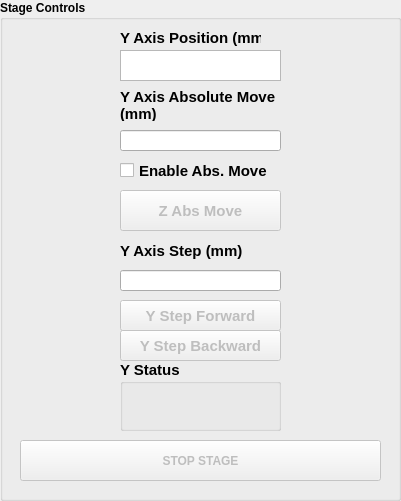
     <widget class="QGroupBox" name="groupBox">
      <property name="geometry">
       <rect>
        <x>30</x>
        <y>310</y>
        <width>401</width>
        <height>501</height>
       </rect>
      </property>
      <property name="font">
       <font>
        <weight>75</weight>
        <bold>true</bold>
       </font>
      </property>
      <property name="title">
       <string>Stage Controls</string>
      </property>
      <widget class="QGroupBox" name="groupBox_19">
       <property name="geometry">
        <rect>
         <x>120</x>
         <y>360</y>
         <width>161</width>
         <height>71</height>
        </rect>
       </property>
       <property name="font">
        <font>
         <pointsize>11</pointsize>
         <weight>75</weight>
         <bold>true</bold>
        </font>
       </property>
       <property name="title">
        <string>Y Status</string>
       </property>
       <widget class="QLabel" name="status_label_y">
        <property name="geometry">
         <rect>
          <x>10</x>
          <y>30</y>
          <width>141</width>
          <height>31</height>
         </rect>
        </property>
        <property name="font">
         <font>
          <pointsize>11</pointsize>
          <weight>50</weight>
          <bold>false</bold>
         </font>
        </property>
        <property name="text">
         <string/>
        </property>
       </widget>
      </widget>
      <widget class="QLabel" name="label_33">
       <property name="geometry">
        <rect>
         <x>120</x>
         <y>230</y>
         <width>161</width>
         <height>41</height>
        </rect>
       </property>
       <property name="font">
        <font>
         <pointsize>11</pointsize>
         <weight>75</weight>
         <bold>true</bold>
        </font>
       </property>
       <property name="text">
        <string>Y Axis Step (mm)</string>
       </property>
       <property name="wordWrap">
        <bool>true</bool>
       </property>
      </widget>
      <widget class="QCheckBox" name="y_abs_mv_ck">
       <property name="geometry">
        <rect>
         <x>120</x>
         <y>160</y>
         <width>161</width>
         <height>21</height>
        </rect>
       </property>
       <property name="font">
        <font>
         <pointsize>11</pointsize>
         <weight>75</weight>
         <bold>true</bold>
        </font>
       </property>
       <property name="text">
        <string>Enable Abs. Move</string>
       </property>
      </widget>
      <widget class="QPushButton" name="stop_bt_3">
       <property name="enabled">
        <bool>false</bool>
       </property>
       <property name="geometry">
        <rect>
         <x>20</x>
         <y>440</y>
         <width>361</width>
         <height>41</height>
        </rect>
       </property>
       <property name="font">
        <font>
         <weight>75</weight>
         <bold>true</bold>
        </font>
       </property>
       <property name="text">
        <string>STOP STAGE</string>
       </property>
      </widget>
      <widget class="QLabel" name="label_32">
       <property name="geometry">
        <rect>
         <x>120</x>
         <y>90</y>
         <width>161</width>
         <height>31</height>
        </rect>
       </property>
       <property name="font">
        <font>
         <pointsize>11</pointsize>
         <weight>75</weight>
         <bold>true</bold>
        </font>
       </property>
       <property name="text">
        <string>Y Axis Absolute Move (mm)</string>
       </property>
       <property name="wordWrap">
        <bool>true</bool>
       </property>
      </widget>
      <widget class="QPushButton" name="y_abs_mv_bt">
       <property name="enabled">
        <bool>false</bool>
       </property>
       <property name="geometry">
        <rect>
         <x>120</x>
         <y>190</y>
         <width>161</width>
         <height>41</height>
        </rect>
       </property>
       <property name="font">
        <font>
         <pointsize>11</pointsize>
         <weight>75</weight>
         <bold>true</bold>
        </font>
       </property>
       <property name="text">
        <string>Z Abs Move</string>
       </property>
      </widget>
      <widget class="QLabel" name="label_30">
       <property name="geometry">
        <rect>
         <x>120</x>
         <y>30</y>
         <width>141</width>
         <height>16</height>
        </rect>
       </property>
       <property name="font">
        <font>
         <pointsize>11</pointsize>
         <weight>75</weight>
         <bold>true</bold>
        </font>
       </property>
       <property name="text">
        <string>Y Axis Position (mm)</string>
       </property>
      </widget>
      <widget class="QTextBrowser" name="y_pos_disp">
       <property name="geometry">
        <rect>
         <x>120</x>
         <y>50</y>
         <width>161</width>
         <height>31</height>
        </rect>
       </property>
      </widget>
      <widget class="QPushButton" name="y_step_b_bt">
       <property name="enabled">
        <bool>false</bool>
       </property>
       <property name="geometry">
        <rect>
         <x>120</x>
         <y>330</y>
         <width>161</width>
         <height>31</height>
        </rect>
       </property>
       <property name="font">
        <font>
         <pointsize>11</pointsize>
         <weight>75</weight>
         <bold>true</bold>
        </font>
       </property>
       <property name="text">
        <string>Y Step Backward</string>
       </property>
      </widget>
      <widget class="QLineEdit" name="y_abs_mv_ip">
       <property name="geometry">
        <rect>
         <x>120</x>
         <y>130</y>
         <width>161</width>
         <height>21</height>
        </rect>
       </property>
      </widget>
      <widget class="QLineEdit" name="y_step_ip">
       <property name="geometry">
        <rect>
         <x>120</x>
         <y>270</y>
         <width>161</width>
         <height>21</height>
        </rect>
       </property>
      </widget>
      <widget class="QPushButton" name="y_step_f_bt">
       <property name="enabled">
        <bool>false</bool>
       </property>
       <property name="geometry">
        <rect>
         <x>120</x>
         <y>300</y>
         <width>161</width>
         <height>31</height>
        </rect>
       </property>
       <property name="font">
        <font>
         <pointsize>11</pointsize>
         <weight>75</weight>
         <bold>true</bold>
        </font>
       </property>
       <property name="text">
        <string>Y Step Forward</string>
       </property>
      </widget>
     </widget>
